Frame 1 (no input): blank canvas, image omitted
Frame 60 (the mouse pressed at the canvas centre just before this capture): blank canvas, image omitted
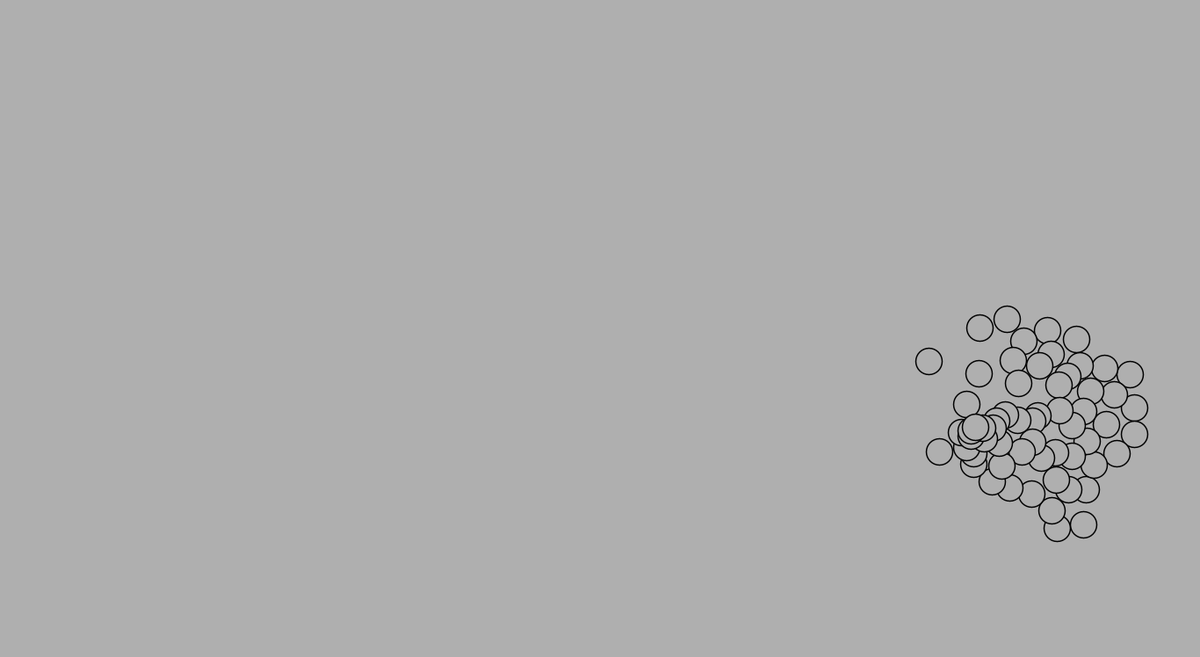
Frame 120 (the mouse held since frame 60 and released just before this capture)

The Processing sketch whose frames 1 and 60 were blank and that drew this single picture after the mouse press (run headless with seeded random() and noise(); from frame 60 on, the mouse is pressed at the canvas centre):

// Processing sketch: Flock
// ── Flock.pde
Agent[] Agents;
int maxAgents, currentAgent, agentNum;
PVector mouse;

//zoom function
float scale = 1.5;
float xPan = 400;
float yPan = 300;

void setup(){
  size(1366, 748);
  currentAgent = 0;
  agentNum = 0;
  maxAgents = 500;
  Agents = new Agent[maxAgents];
  frameRate(60);
}

void draw() {
  
  //zoom function
  translate(width/2, height/2);
  scale(scale);
  translate(-xPan, -yPan);
  
  
  background(175);
  mouse = new PVector(mouseX, mouseY);
  if(mousePressed){
    if((currentAgent < maxAgents) && (agentNum < maxAgents)){
      Agents[currentAgent] = new Agent(mouse, 10, .1);
      currentAgent++;
      agentNum++;
    } else if (currentAgent < maxAgents && agentNum == maxAgents) {
      Agents[currentAgent] = new Agent(mouse, 10, .1);
      currentAgent++;
    } else {
      currentAgent = 0;
      Agents[currentAgent] = new Agent(mouse, 10, .1);
    }
  }
  
  for(int i = 0; i < agentNum; i++){
      Agents[i].applyBehaviors(Agents);
      Agents[i].update();
      Agents[i].display();
    
  }
}


//zoom function
void mouseDragged ()  {
  xPan += (pmouseX - mouseX)/scale;
  yPan += (pmouseY - mouseY)/scale;
}

void mouseWheel (MouseEvent event) {
  float scaleAmt = 1 + (.05 * event.getCount());
  println(scaleAmt);
  scale *= scaleAmt;
}

// ── Agent.pde
class Agent {
  
 PVector pos, vel, acc, steer;
 float maxSpeed, maxForce, r;
 boolean arrived;
 
 //**************************************************************************************************************************************************8
 
 Agent (float _px,float _py, float _ms, float _mf) {
   pos = new PVector(_px, _py);
   vel = new PVector(random(-20, 20), random(-20, 20));
   acc = new PVector(0, 0);
   maxSpeed = _ms;
   maxForce = _mf;
   r = 3;
   arrived = false;
 }
 
 //**************************************************************************************************************************************************
 
 Agent (PVector _p, float _ms, float _mf) {
   pos = _p;
   vel = new PVector(random(-200, 200), random(-200, 200));
   acc = new PVector(0, 0);
   maxSpeed = _ms;
   maxForce = _mf;
   r = 20;
   arrived = false;
 }
 
 //**************************************************************************************************************************************************
 
 void update(){
  vel.add(acc);
  vel.limit(maxSpeed);
  pos.add(vel);
  acc.mult(0);
  edgeLoop();
 }
 
 //**************************************************************************************************************************************************
 
 void display(){
  float theta = vel.heading() + PI/2;
    fill(175);
    stroke(0);
    pushMatrix();
    translate(pos.x, pos.y);
    ellipse(0, 0, r, r);
    popMatrix();
 }
 
 //**************************************************************************************************************************************************
 
 PVector seek(PVector target){
   PVector desired = PVector.sub(target, pos);
   
   float d = desired.mag();;
   
   if(d < 100){
     float m =  map(d, 0, 100, 0, maxSpeed);
     desired.setMag(m);
   } else {
     desired.setMag(maxSpeed);
   }
   
   PVector steer = PVector.sub(desired, vel);
   steer.limit(maxForce);
   return steer;
 }
 
 //**************************************************************************************************************************************************
 
 PVector avoid(PVector target, float avoidDist){
   PVector desired = PVector.sub(target, pos);
   float d = desired.mag();
   float distance = PVector.dist(target, pos);
   
   if(distance < avoidDist){
     PVector steer = PVector.sub(desired, vel);
     steer.mult(-1);
     steer.limit(maxForce);
     return steer;
   }
   return new PVector(0, 0); 
 }
 
 //**************************************************************************************************************************************************
 
 void edgeLoop(){
   if(pos.x > width){
    pos.x = 0;
   } else if(pos.x < 0){
     pos.x = width - 10;
   }
   if(pos.y > height){
    pos.y = 0;
   } else if(pos.y < 0){
     pos.y = height - 10;
   }
 }
 
 //**************************************************************************************************************************************************
 
 void addForce(PVector force){
   // I could add mass here if I want A = F / M
   acc.add(force);
 }
 
 //**************************************************************************************************************************************************
 
 void seek(float _t1, float _t2){
   PVector target = new PVector(_t1, _t2);
   seek(target);
 }
 
 //**************************************************************************************************************************************************
 
 PVector separate (Agent[] agents) {
    float desiredseparation = r;
    PVector sum = new PVector();
    int count = 0;
    
    for (int i = 0; i < agentNum; i++) {
      float d = PVector.dist(pos, agents[i].pos);
      // If the distance is greater than 0 and less than an arbitrary amount (0 when you are yourself)
      if ((d > 0) && (d < desiredseparation)) {
        // Calculate vector pointing away from neighbor
        PVector diff = PVector.sub(pos, agents[i].pos);
        diff.normalize();
        diff.div(d);        // Weight by distance
        sum.add(diff);
        count++;            // Keep track of how many
      }
    }
    // Average -- divide by how many
    if (count > 0) {
      // Our desired vector is moving away maximum speed
      sum.setMag(maxSpeed);
      PVector steer = PVector.sub(sum, vel);
      steer.limit(maxForce);
      return steer;
    }
    
    return new PVector(0, 0);
  }
  
  //**************************************************************************************************************************************************
  
  PVector align (Agent[] agents){
    float desiredattraction = r * 2;
    PVector sum = new PVector();
    int count = 0;
    
    for (int i = 0; i < agentNum; i++) {
      float d = PVector.dist(pos, agents[i].pos);
      // If the distance is greater than 0 and less than an arbitrary amount (0 when you are yourself)
      if ((d > 0) && (d < desiredattraction)) {
        // Calculate vector pointing away from neighbor
        PVector diff = agents[i].vel;
        diff.normalize();
        diff.div(1);        // Weight by distance
        sum.add(diff);
        count++;            // Keep track of how many
      }
    }
    // Average -- divide by how many
    if (count > 0) {
      // Our desired vector is moving away maximum speed
      sum.setMag(maxSpeed);
      PVector steer = PVector.sub(sum, vel);
      steer.limit(maxForce);
      return steer;
    }
    
    return new PVector(0, 0);
  }
  
  //**************************************************************************************************************************************************
  
  PVector attract (Agent[] agents) {
    float desiredattraction = r * 3;
    PVector sum = new PVector();
    int count = 0;
    
    for (int i = 0; i < agentNum; i++) {
      float d = PVector.dist(pos, agents[i].pos);
      // If the distance is greater than 0 and less than an arbitrary amount (0 when you are yourself)
      if ((d > 0) && (d < desiredattraction)) {
        // Calculate vector pointing away from neighbor
        PVector diff = PVector.sub(pos, agents[i].pos);
        diff.normalize();
        diff.div(d);        // Weight by distance
        sum.add(diff);
        count++;            // Keep track of how many
      }
    }
    // Average -- divide by how many
    if (count > 0) {
      // Our desired vector is moving away maximum speed
      sum.setMag(-maxSpeed);
      PVector steer = PVector.sub(sum, vel);
      steer.limit(maxForce);
      return steer;
    }
    return new PVector(0, 0);
  }
  
  //**************************************************************************************************************************************************
  
  PVector moveToCenter (Agent[] agents){
    float desiredseparation = r * 3;
    PVector sum = new PVector();
    int count = 0;
    
    for (int i = 0; i < agentNum; i++) {
      float d = PVector.dist(pos, agents[i].pos);
      // If the distance is greater than 0 and less than an arbitrary amount (0 when you are yourself)
      if ((d > 0) && (d < desiredseparation)) {
        sum.add(agents[i].pos);
        count++;            // Keep track of how many
      }
    }
    // Average -- divide by how many
    if (count > 0) {
      // Our desired vector is moving away maximum speed
      sum.setMag(maxSpeed);
      PVector steer = PVector.sub(sum, vel);
      steer.limit(maxForce);
      return steer;
    }
    
    return new PVector(0, 0);
  }
  
  //**************************************************************************************************************************************************
  
  void applyBehaviors(Agent[] agents){
    PVector separate = separate(agents);
    PVector align = align(agents);
    PVector avoidMouse = avoid(new PVector(mouseX, mouseY), 70);
    PVector moveToCenter = moveToCenter(agents);
    align.mult(4);
    moveToCenter.mult(3);
    separate.mult(2);
    avoidMouse.mult(8);
    addForce(align);
    addForce(avoidMouse);
    addForce(moveToCenter);
    addForce(separate);
  }
}
